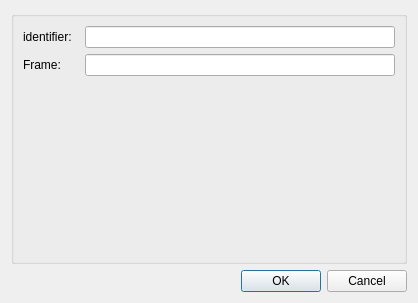
<?xml version="1.0" encoding="UTF-8"?>
<ui version="4.0">
 <class>ConfigureDialog</class>
 <widget class="QDialog" name="ConfigureDialog">
  <property name="geometry">
   <rect>
    <x>0</x>
    <y>0</y>
    <width>418</width>
    <height>303</height>
   </rect>
  </property>
  <property name="windowTitle">
   <string>ConfigureDialog</string>
  </property>
  <layout class="QGridLayout" name="gridLayout">
   <item row="0" column="0">
    <widget class="QGroupBox" name="configGroupBox">
     <property name="title">
      <string/>
     </property>
     <layout class="QFormLayout" name="formLayout">
      <item row="0" column="0">
       <widget class="QLabel" name="label0">
        <property name="text">
         <string>identifier:  </string>
        </property>
       </widget>
      </item>
      <item row="0" column="1">
       <widget class="QLineEdit" name="lineEdit0"/>
      </item>
      <item row="1" column="0">
       <widget class="QLabel" name="label1">
        <property name="text">
         <string>Frame:  </string>
        </property>
       </widget>
      </item>
      <item row="1" column="1">
       <widget class="QLineEdit" name="lineEdit1"/>
      </item>
     </layout>
    </widget>
   </item>
   <item row="1" column="0">
    <widget class="QDialogButtonBox" name="buttonBox">
     <property name="orientation">
      <enum>Qt::Horizontal</enum>
     </property>
     <property name="standardButtons">
      <set>QDialogButtonBox::Cancel|QDialogButtonBox::Ok</set>
     </property>
    </widget>
   </item>
  </layout>
 </widget>
 <resources/>
 <connections>
  <connection>
   <sender>buttonBox</sender>
   <signal>accepted()</signal>
   <receiver>ConfigureDialog</receiver>
   <slot>accept()</slot>
   <hints>
    <hint type="sourcelabel">
     <x>208</x>
     <y>277</y>
    </hint>
    <hint type="destinationlabel">
     <x>208</x>
     <y>151</y>
    </hint>
   </hints>
  </connection>
  <connection>
   <sender>buttonBox</sender>
   <signal>rejected()</signal>
   <receiver>ConfigureDialog</receiver>
   <slot>reject()</slot>
   <hints>
    <hint type="sourcelabel">
     <x>208</x>
     <y>277</y>
    </hint>
    <hint type="destinationlabel">
     <x>208</x>
     <y>151</y>
    </hint>
   </hints>
  </connection>
 </connections>
</ui>
